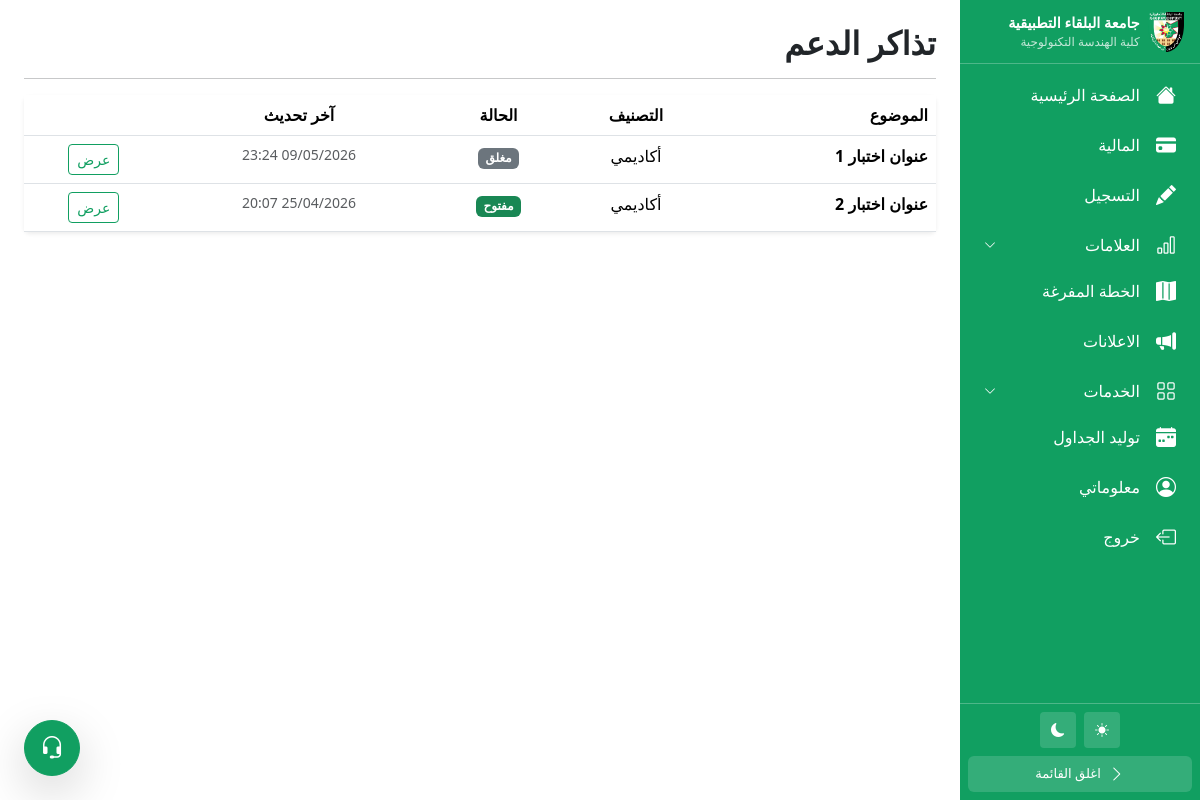
The page /students/tickets/ (signed in) on the database its author committed.
### apps/tickets/models.py (models this page shows, shortened)
class Ticket(models.Model):
    CATEGORIES = [
        ('academic', 'أكاديمي'),
        ('financial', 'مالي'),
        ('technical', 'تقني'),
        ('other', 'أخرى'),
    ]
    STATUS = [
        ('open', 'مفتوح'),
        ('in_progress', 'قيد المعالجة'),
        ('closed', 'مغلق'),
    ]
    student = models.ForeignKey(Student, on_delete=models.CASCADE, related_name='tickets')
    category = models.CharField(max_length=20, choices=CATEGORIES)
    subject = models.CharField(max_length=100)
    status = models.CharField(max_length=15, choices=STATUS, default='open')
    created_at = models.DateTimeField(auto_now_add=True)
    updated_at = models.DateTimeField(auto_now=True)
    class Meta:
        ordering = ['-updated_at']

### apps/students/views.py (the view)
# urls.py: path('tickets/', views.tickets_list, name='tickets_list'),
@student_required
def tickets_list(request):
    student = request.user.student_profile
    tickets = student.tickets.all()
    context = {
        'tickets': tickets,
    }
    return render(request, 'students/tickets_list.html', context)

### apps/students/context_processors.py (called while the page is built)
def announcement_count(request):
    if not request.user.is_authenticated:
        return {}
    if not hasattr(request.user, 'student_profile'):
        return {}
    student = request.user.student_profile
    last_seen = student.announcements_last_seen
    from apps.announcements.models import Announcement
    query = Q(student=student) | Q(student__isnull=True)
    if last_seen:
        query &= Q(created_at__gt=last_seen)
    count = Announcement.objects.filter(query).count()
    return {'unseen_announcements': count}

### apps/students/views.py (called while the page is built)
def student_required(view_func):
    @wraps(view_func)
    def wrapper(request, *args, **kwargs):
        if not request.user.is_authenticated or not request.session.get('is_student_portal'):
            return redirect('apps.students:login')
        if request.user.role != 'student':
            messages.error(request, 'Access denied.')
            return redirect('apps.students:login')
        return view_func(request, *args, **kwargs)
    return wrapper

### apps/students/templates/students/tickets_list.html (shortened to what this page needs)
{% extends 'base.html' %}
{% block content %}
    {% include 'students/includes/sidebar.html' %}
    <div id="main-content">
        <div class="container-fluid p-3 p-md-4">
            <div class="d-flex align-items-center gap-2 mb-3">
                <h2 class="mb-0 fw-bold me-md-0 me-2">تذاكر الدعم</h2>
            </div>
            <hr>
            <div class="card border-0 shadow-sm">
                <div class="table-responsive">
                    <table class="table mb-0 text-center" style="min-width: 500px;">
                        <thead>
                            <tr>
                                <th class="text-end">الموضوع</th>
                                <th>التصنيف</th>
                                <th>الحالة</th>
                                <th>آخر تحديث</th>
                                <th></th>
                            </tr>
                        </thead>
                        <tbody>
                            {% for ticket in tickets %}
                            <tr>
                                <td class="text-end fw-semibold">{{ ticket.subject }}</td>
                                <td>{{ ticket.get_category_display }}</td>
                                <td>
                                    <span class="badge
                                        {% if ticket.status == 'open' %}bg-success
                                        {% elif ticket.status == 'in_progress' %}bg-warning text-dark
                                        {% else %}bg-secondary{% endif %}">
                                        {{ ticket.get_status_display }}
                                    </span>
                                </td>
                                <td class="text-muted small">{{ ticket.updated_at|date:"d/m/Y H:i" }}</td>
                                <td>
                                    <a href="{% url 'apps.students:ticket_detail' ticket.id %}"
                                    class="btn btn-sm btn-outline-primary">
                                        عرض
                                    </a>
                                </td>
                            </tr>
                            {% empty %}
                            <tr>
                                <td colspan="5" class="text-muted py-4">لا توجد تذاكر دعم</td>
                            </tr>
                            {% endfor %}
                        </tbody>
                    </table>
                </div>
            </div>
        </div>
    </div>
{% endblock %}

### rows shown on the page
Ticket: subject "عنوان اختبار 1", category "أكاديمي", status "مغلق", updated_at "09/05/2026 23:24"
Ticket: subject "عنوان اختبار 2", category "أكاديمي", status "مفتوح", updated_at "25/04/2026 20:07"
